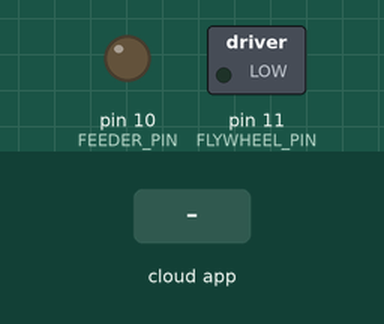
This sketch was run on a simulated Arduino Uno, built with avr-gcc and run on an emulated ATmega328P. Parts: switched loads named in the sketch (green lamp = pin HIGH), output pins drawn as LEDs (lit = HIGH). The inputs (shaded band) are chosen by the test bench. The ROS host is connected and sends only what is stated.

Above: at 1.2 s.
1.3 s: the phone or cloud app sets nerf_trigger to 0
Timing chart, 0 to 4.3 s (numbered marks = the images above; inputs shaded):
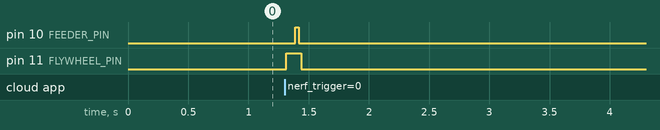

The sketch:

blaster_master.ino
```cpp
#define FLYWHEEL_PIN (11)
#define FEEDER_PIN (10)

// ROS
#include <ros.h>
#include <std_msgs/Int16.h>

ros::NodeHandle nh;

void triggerCB(const std_msgs::Int16& trigger_msg)
{
  digitalWrite(FLYWHEEL_PIN, HIGH);
  delay(75);
  digitalWrite(FEEDER_PIN, HIGH);
  delay(30);
  digitalWrite(FEEDER_PIN, LOW);
  delay(20);
  digitalWrite(FLYWHEEL_PIN, LOW);

}

ros::Subscriber<std_msgs::Int16> trigger_sub("/nerf_trigger", &triggerCB);

void setup() {
  pinMode(FLYWHEEL_PIN, OUTPUT);
  pinMode(FEEDER_PIN, OUTPUT);

  nh.initNode();
  nh.subscribe(trigger_sub);
}

void loop() {
  delay(50);

  nh.spinOnce();
}
```

Measured:
- after the input at 1.3 s, pin 10 (FEEDER_PIN): LOW → HIGH after 0.09 s, → LOW 0.03 s later; pin 11 (FLYWHEEL_PIN): LOW → HIGH at once, → LOW 0.13 s later
